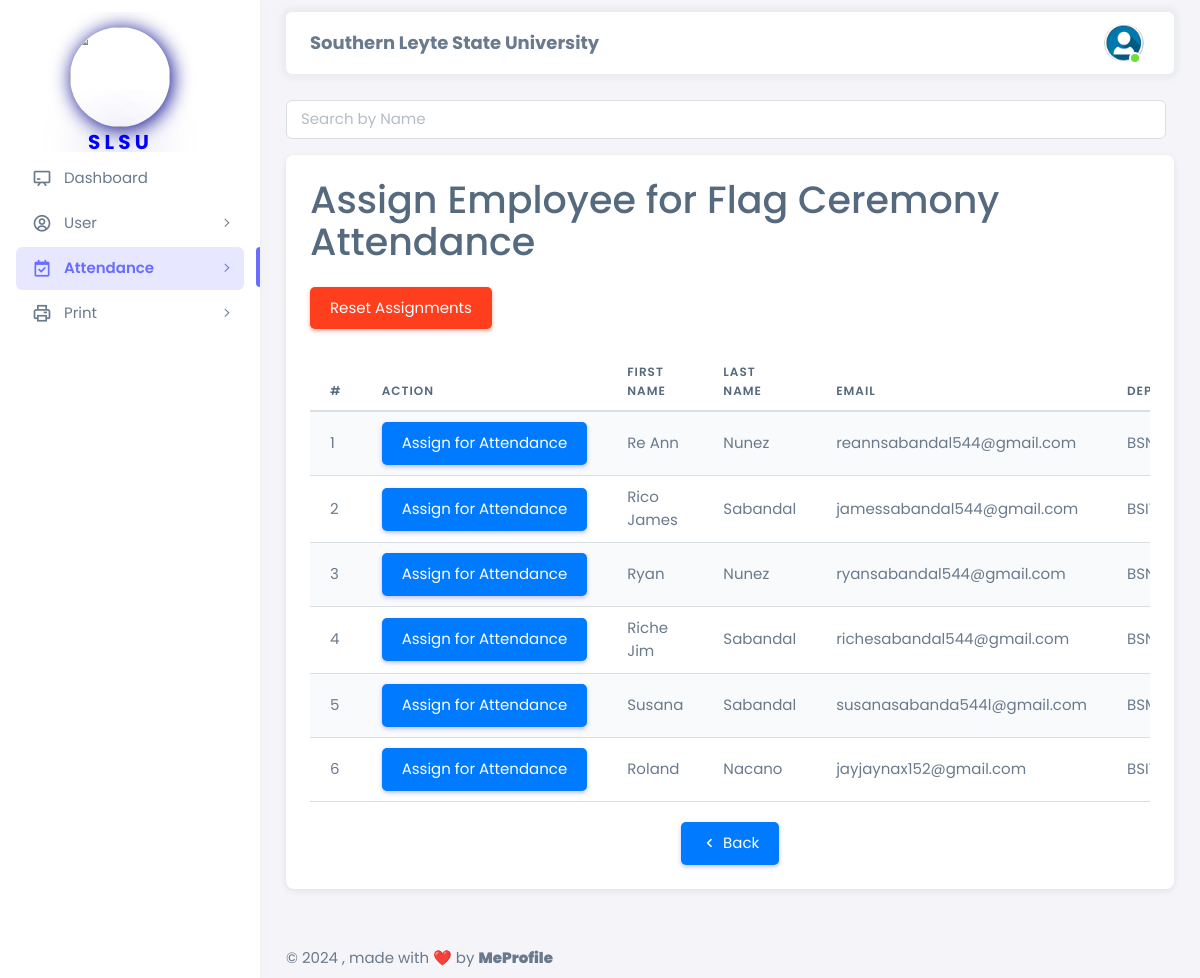
Before: /html/admin/assign_employee_department.php (signed in) with the older database file.
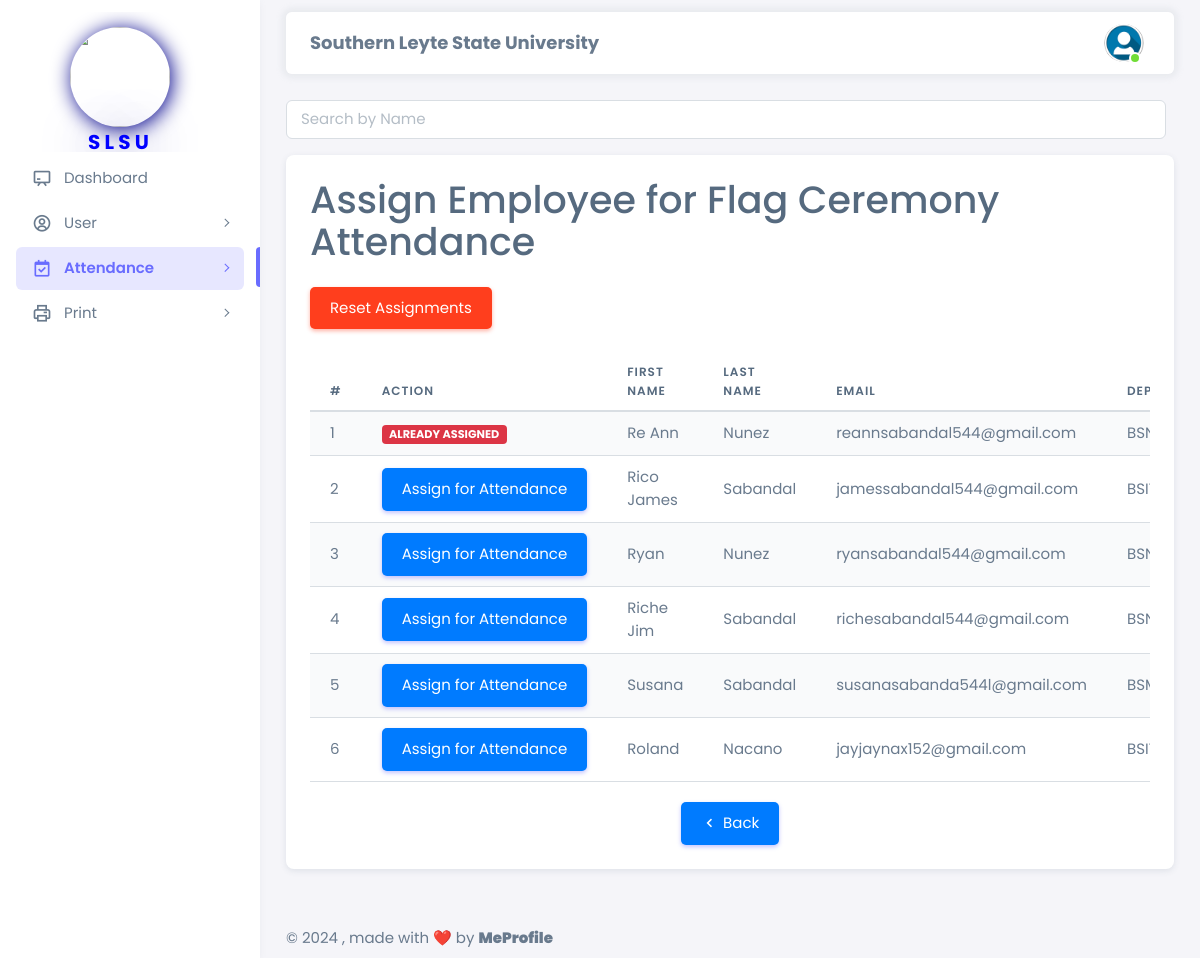
After: the same page with the newer database file.
### tables this page shows
CREATE TABLE `employee_registration` (
  `employee_id` int NOT NULL,
  `first_name` varchar(50) NOT NULL,
  `last_name` varchar(50) NOT NULL,
  `email` varchar(100) NOT NULL,
  `password` varchar(255) NOT NULL,
  `phone_number` varchar(15) DEFAULT NULL,
  `department` varchar(50) DEFAULT NULL,
  `position` varchar(50) DEFAULT NULL,
  `is_admin` tinyint(1) NOT NULL DEFAULT '0',
  `hire_date` date DEFAULT NULL,
  `address` varchar(255) DEFAULT NULL,
  `city` varchar(100) DEFAULT NULL,
  `postal_code` varchar(20) DEFAULT NULL,
  `country` varchar(50) DEFAULT NULL,
  `date_of_birth` date DEFAULT NULL,
  `gender` varchar(10) DEFAULT NULL,
  `emergency_contact_name` varchar(100) DEFAULT NULL,
  `emergency_contact_number` varchar(15) DEFAULT NULL,
  `created_at` timestamp NULL DEFAULT CURRENT_TIMESTAMP,
  `updated_at` timestamp NULL DEFAULT CURRENT_TIMESTAMP ON UPDATE CURRENT_TIMESTAMP,
  `is_assigned` tinyint(1) NOT NULL DEFAULT '0',
  `is_assigned_department` tinyint(1) NOT NULL DEFAULT '0'
);

### html/admin/assign_employee_department.php (the view, shortened to what this page needs)
<?php
require '../config.php';
$search = isset($_GET['search']) ? $_GET['search'] : '';
$sql = "SELECT * FROM employee_registration WHERE is_admin = 0 AND (first_name LIKE ? OR last_name LIKE ? OR email LIKE ?)";
$stmt = $conn->prepare($sql);
$search_term = "%$search%";
$stmt->bind_param("sss", $search_term, $search_term, $search_term);
$stmt->execute();
$result = $stmt->get_result();
?>
<!DOCTYPE html>
<html lang="en" class="light-style layout-menu-fixed" dir="ltr" data-theme="theme-default" data-assets-path="../../assets/" data-template="vertical-menu-template-free">
<head>
    <link rel="stylesheet" href="https://cdn.jsdelivr.net/npm/sweetalert2@11/dist/sweetalert2.min.css">
    <link rel="stylesheet" href="../../assets/vendor/fonts/boxicons.css" />
    <link rel="stylesheet" href="../../assets/vendor/css/core.css" class="template-customizer-core-css" />
    <link rel="stylesheet" href="../../assets/vendor/css/theme-default.css" class="template-customizer-theme-css" />
    <link rel="stylesheet" href="../../assets/css/demo.css" />
    <link rel="stylesheet" href="../../assets/vendor/libs/perfect-scrollbar/perfect-scrollbar.css" />
    <link rel="stylesheet" href="../../assets/vendor/libs/apex-charts/apex-charts.css" />
</head>
<body>
    <div class="layout-wrapper layout-content-navbar">
        <div class="layout-container">
            <aside id="layout-menu" class="layout-menu menu-vertical menu bg-menu-theme">
                <div class="app-brand demo" style="padding: 70px;">
                    <div class="logo">
                        <img style="border-radius: 500px; box-shadow: 2px 2px 20px #00008b; margin-top: 30px; margin-bottom: 5px;" src="../../assets/img/avatars/logo.png" width="100" height="100" alt="">
                        <b><p style="font-size: 20px; color: blue; text-shadow: 2px 2px 50px #00008b; padding-left: 18px;">S L S U</p></b>
                    </div>
                </div>
                <ul class="menu-inner py-1">
                    <li class="menu-item">
                        <a href="dashboard.php" class="menu-link">
                            <i class="menu-icon tf-icons bx bx-chalkboard"></i>
                            <div data-i18n="Analytics">Dashboard</div>
                        </a>
                    </li>
                    <li class="menu-item">
                        <a href="javascript:void(0);" class="menu-link menu-toggle">
                            <i class="menu-icon tf-icons bx bx-user-circle"></i>
                            <div data-i18n="Layouts">User</div>
                        </a>
                    </li>
                    <li class="menu-item active">
                        <a href="javascript:void(0);" class="menu-link menu-toggle">
                            <i class="menu-icon tf-icons bx bx-calendar-check"></i>
                            <div data-i18n="Analytics">Attendance</div>
                        </a>
                    </li>
                    <li class="menu-item">
                        <a href="javascript:void(0);" class="menu-link menu-toggle">
                            <i class="menu-icon tf-icons bx bx-printer"></i>
                            <div data-i18n="Analytics">Print</div>
                        </a>
                    </li>
                </ul>
            </aside>
            <div class="layout-page">
                <nav
                    class="layout-navbar container-xxl navbar navbar-expand-xl navbar-detached align-items-center bg-navbar-theme"
                    id="layout-navbar"
                >
                    <div class="navbar-nav-right d-flex align-items-center" id="navbar-collapse">
                        <center>
                            <p style="font-size: 18px; padding-top: 15px;"><b>Southern Leyte State University</b></p>
                        </center>
                        <ul class="navbar-nav flex-row align-items-center ms-auto">
                            <li class="nav-item navbar-dropdown dropdown-user dropdown">
                                <a class="nav-link dropdown-toggle hide-arrow" href="javascript:void(0);" data-bs-toggle="dropdown">
                                    <div class="avatar avatar-online">
                                        <img src="../../assets/img/avatars/user.png" alts class="w-px-40 h-auto rounded-circle" />
                                    </div>
                                </a>
                            </li>
                        </ul>
                    </div>
                </nav>
                <div class="content-wrapper">
                    <div class="container-xxl flex-grow-1 container-p-y">
                        <div class="row mb-3">
                            <div class="col-lg-12">
                              <form class="d-flex" method="GET" action="<?php echo htmlspecialchars($_SERVER["PHP_SELF"]); ?>">
                                <input class="form-control me-2" type="search" id="searchInput" placeholder="Search by Name" aria-label="Search" name="search" value="<?php echo htmlspecialchars($search); ?>">
                              </form>
                            </div>
                          </div>
                        <div class="row">
                            <div class="col-lg-12 mb-4 order-0">
                                <div class="card">
                                    <div class="card-body">
                                        <h1 class="mb-4">Assign Employee for Flag Ceremony Attendance</h1>
                                        <button id="resetButton" class="btn btn-danger mb-4">Reset Assignments</button>
                                        <div class="table-responsive">
                                        <table class="table table-striped">
                                            <thead>
                                                <tr>
                                                    <th>#</th>
                                                    <th>Action</th>
                                                    <th>First Name</th>
                                                    <th>Last Name</th>
                                                    <th>Email</th>
                                                    <th>Department</th>
                                                </tr>
                                            </thead>
                                            <tbody id="employeeTableBody">
                                                <?php
                                                $counter = 1;
                                                if ($result->num_rows > 0) {
                                                    while ($row = $result->fetch_assoc()) {
                                                        echo "<tr>";
                                                        echo "<td>{$counter}</td>";
                                                        echo "<td class='text-nowrap'>";
                                                        if ($row['is_assigned_department'] == 0) {
                                                            echo "<button class='btn btn-primary assign-button' data-employee-id='{$row['employee_id']}'>Assign for Attendance</button>";
                                                        } else {
                                                            echo "<span class='badge badge-danger'>Already Assigned</span>";
                                                        }
                                                        echo "</td>";
                                                        echo "<td>{$row['first_name']}</td>";
                                                        echo "<td>{$row['last_name']}</td>";
                                                        echo "<td>{$row['email']}</td>";
                                                        echo "<td>{$row['department']}</td>";
                                                        echo "</tr>";
                                                        $counter++;
                                                    }
                                                } else {
                                                    echo "<tr><td colspan='6'>No non-admin employees found.</td></tr>";
                                                }
                                                ?>
                                            </tbody>
                                        </table>
                                    </div>
                                  <div class="centered-button">
                                    <a href="employee_attendance_information_flag.php" class="btn btn-primary">
                                      <i class="bx bx-chevron-left"></i> Back
                                    </a>
                                  </div>
                                        </div>
                                    </div>
                                </div>
                            </div>
                        </div>
                    </div>
                    <footer class="content-footer footer bg-footer-theme">
                        <div class="container-xxl d-flex flex-wrap justify-content-between py-2 flex-md-row flex-column">
                            <div class="mb-2 mb-md-0">
                                ©
                                , made with ❤️ by
                                <a href="https://www.facebook.com/james.jeager.3" target="_blank" class="footer-link fw-bolder">MeProfile</a>
                            </div>
                        </div>
                    </footer>
                </div>
            </div>
        </div>
</body>
</html>

### assets/css/demo.css (style rules this page uses)
.menu .app-brand.demo { height: 64px; margin-top: 12px; }

### html/admin/assign_employee_department.php (style rules this page uses)
body, .btn, .menu-link, .navbar-nav-right, .footer, .app-brand, .queue-number { font-family: 'Poppins', sans-serif; }
.btn { padding: 10px 20px; border: none; border-radius: 5px; cursor: pointer; }
.btn-primary { background-color: #007bff; color: #fff; }
.centered-button { text-align: center; margin-top: 20px; }
.badge.badge-danger { color: #fff; background-color: #dc3545; display: inline-block; padding: 0.35em 0.65em; font-size: 0.75em; font-weight: 700; line-height: 1; text-align: center; white-space: nowrap; vertical-align: baseline; border-radius: 0.25rem; }

Changed rows visible on the page:
changed employee_registration "Re Ann": is_assigned_department "Assign for Attendance" → "ALREADY ASSIGNED"
